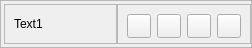
                     <widget class="QFrame" name="frame_50">
                      <property name="geometry">
                       <rect>
                        <x>-10</x>
                        <y>260</y>
                        <width>252</width>
                        <height>48</height>
                       </rect>
                      </property>
                      <property name="maximumSize">
                       <size>
                        <width>16777213</width>
                        <height>48</height>
                       </size>
                      </property>
                      <property name="frameShape">
                       <enum>QFrame::StyledPanel</enum>
                      </property>
                      <property name="frameShadow">
                       <enum>QFrame::Raised</enum>
                      </property>
                      <layout class="QHBoxLayout" name="horizontalLayout_137">
                       <property name="spacing">
                        <number>0</number>
                       </property>
                       <property name="leftMargin">
                        <number>3</number>
                       </property>
                       <property name="topMargin">
                        <number>0</number>
                       </property>
                       <property name="rightMargin">
                        <number>0</number>
                       </property>
                       <property name="bottomMargin">
                        <number>0</number>
                       </property>
                       <item>
                        <widget class="QFrame" name="panelsBackground_83">
                         <property name="maximumSize">
                          <size>
                           <width>16777215</width>
                           <height>40</height>
                          </size>
                         </property>
                         <property name="styleSheet">
                          <string notr="true"/>
                         </property>
                         <property name="frameShape">
                          <enum>QFrame::StyledPanel</enum>
                         </property>
                         <property name="frameShadow">
                          <enum>QFrame::Raised</enum>
                         </property>
                         <layout class="QHBoxLayout" name="horizontalLayout_138">
                          <item>
                           <widget class="QLabel" name="label_66">
                            <property name="maximumSize">
                             <size>
                              <width>16777215</width>
                              <height>40</height>
                             </size>
                            </property>
                            <property name="text">
                             <string>Text1</string>
                            </property>
                           </widget>
                          </item>
                         </layout>
                        </widget>
                       </item>
                       <item>
                        <widget class="QFrame" name="panelsBackground_84">
                         <property name="maximumSize">
                          <size>
                           <width>16777215</width>
                           <height>40</height>
                          </size>
                         </property>
                         <property name="styleSheet">
                          <string notr="true"/>
                         </property>
                         <property name="frameShape">
                          <enum>QFrame::StyledPanel</enum>
                         </property>
                         <property name="frameShadow">
                          <enum>QFrame::Raised</enum>
                         </property>
                         <layout class="QHBoxLayout" name="horizontalLayout_139">
                          <item>
                           <widget class="QPushButton" name="footerFirst_textColor1">
                            <property name="minimumSize">
                             <size>
                              <width>24</width>
                              <height>24</height>
                             </size>
                            </property>
                            <property name="maximumSize">
                             <size>
                              <width>24</width>
                              <height>24</height>
                             </size>
                            </property>
                            <property name="text">
                             <string/>
                            </property>
                           </widget>
                          </item>
                          <item>
                           <widget class="QPushButton" name="footerFirst_textColor2">
                            <property name="minimumSize">
                             <size>
                              <width>24</width>
                              <height>24</height>
                             </size>
                            </property>
                            <property name="maximumSize">
                             <size>
                              <width>24</width>
                              <height>24</height>
                             </size>
                            </property>
                            <property name="text">
                             <string/>
                            </property>
                           </widget>
                          </item>
                          <item>
                           <widget class="QPushButton" name="footerFirst_textColor3">
                            <property name="minimumSize">
                             <size>
                              <width>24</width>
                              <height>24</height>
                             </size>
                            </property>
                            <property name="maximumSize">
                             <size>
                              <width>24</width>
                              <height>24</height>
                             </size>
                            </property>
                            <property name="text">
                             <string/>
                            </property>
                           </widget>
                          </item>
                          <item>
                           <widget class="QPushButton" name="footerFirst_textColor4">
                            <property name="minimumSize">
                             <size>
                              <width>24</width>
                              <height>24</height>
                             </size>
                            </property>
                            <property name="maximumSize">
                             <size>
                              <width>24</width>
                              <height>24</height>
                             </size>
                            </property>
                            <property name="text">
                             <string/>
                            </property>
                           </widget>
                          </item>
                         </layout>
                        </widget>
                       </item>
                      </layout>
                     </widget>
